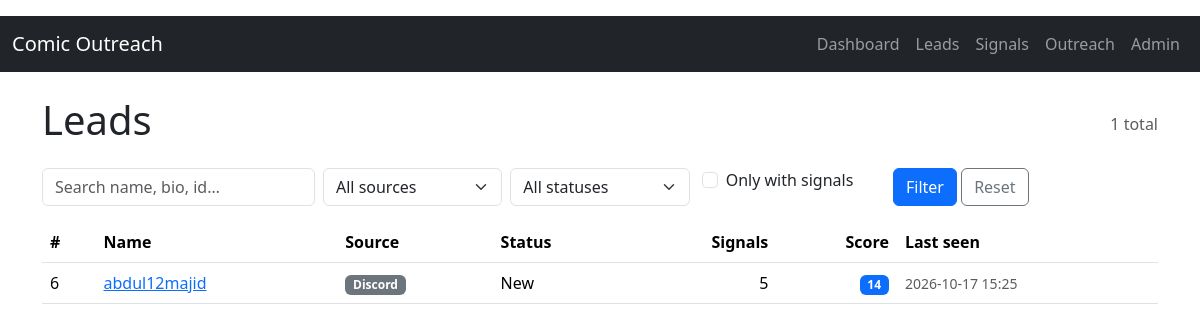
The page /leads/ on the database as committed earlier.
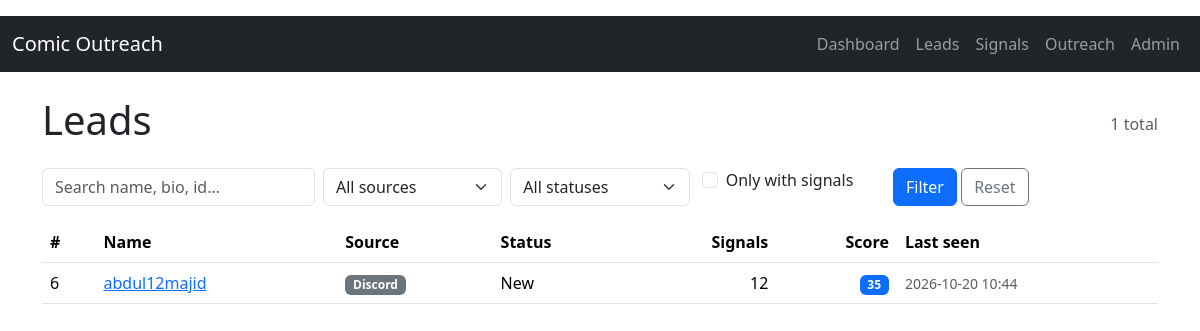
The same page on the database as committed later.
### core/models.py (models this page shows, shortened)
class Lead(models.Model):
    source = models.CharField(max_length=32, choices=Source.choices, db_index=True)
    source_uid = models.CharField(max_length=255, db_index=True)
    source_url = models.URLField(blank=True)
    display_name = models.CharField(max_length=255, blank=True)
    headline = models.CharField(max_length=512, blank=True)
    bio = models.TextField(blank=True)
    notes = models.TextField(blank=True)
    status = models.CharField(
        max_length=32, choices=LeadStatus.choices, default=LeadStatus.NEW, db_index=True
    )
    signal_score = models.IntegerField(default=0, db_index=True)
    signal_count = models.IntegerField(default=0)
    raw_data = models.JSONField(default=dict, blank=True)
    first_seen_at = models.DateTimeField(default=timezone.now)
    last_seen_at = models.DateTimeField(default=timezone.now)
    created_at = models.DateTimeField(auto_now_add=True)
    updated_at = models.DateTimeField(auto_now=True)
    class Meta:
        unique_together = [("source", "source_uid")]
        indexes = [
            models.Index(fields=["source", "status"]),
            models.Index(fields=["-signal_score"]),
            models.Index(fields=["-last_seen_at"]),
        ]

### core/views.py (the view, shortened to what this page needs)
# urls.py: path("leads/", views.lead_list, name="lead_list"),
def lead_list(request):
    qs = Lead.objects.all().order_by("-signal_score", "-last_seen_at")
    source = request.GET.get("source")
    status = request.GET.get("status")
    has_signals = request.GET.get("has_signals")
    q = request.GET.get("q", "").strip()
    if source:
        qs = qs.filter(source=source)
    if status:
        qs = qs.filter(status=status)
    if has_signals == "1":
        qs = qs.filter(signal_count__gt=0)
    page = _paginate(request, qs, per_page=25)
    context = {
        "page": page,
        "sources": Source.choices,
        "statuses": LeadStatus.choices,
        "current_source": source or "",
        "current_status": status or "",
        "current_has_signals": has_signals or "",
        "q": q,
    }
    return render(request, "core/lead_list.html", context)

### core/views.py (called while the page is built)
def _paginate(request, queryset, per_page=25):
    paginator = Paginator(queryset, per_page)
    page_number = request.GET.get("page") or 1
    return paginator.get_page(page_number)

### templates/core/lead_list.html (shortened to what this page needs)
{% extends "base.html" %}
{% block content %}
<div class="d-flex justify-content-between align-items-center mb-3">
  <h1>Leads</h1>
  <span class="text-muted">{{ page.paginator.count }} total</span>
</div>
<form method="get" class="row g-2 mb-3">
  <div class="col-md-3">
    <input type="text" name="q" value="{{ q }}" class="form-control" placeholder="Search name, bio, id…">
  </div>
  <div class="col-md-2">
    <select name="source" class="form-select">
      <option value="">All sources</option>
    </select>
  </div>
  <div class="col-md-2">
    <select name="status" class="form-select">
      <option value="">All statuses</option>
    </select>
  </div>
  <div class="col-md-2 form-check ms-2 mt-2">
    <input type="checkbox" name="has_signals" value="1" class="form-check-input" id="hasSignals"
           {% if current_has_signals == "1" %}checked{% endif %}>
    <label class="form-check-label" for="hasSignals">Only with signals</label>
  </div>
  <div class="col-md-2">
    <button class="btn btn-primary">Filter</button>
    <a href="{% url 'core:lead_list' %}" class="btn btn-outline-secondary">Reset</a>
  </div>
</form>
<div class="table-responsive">
<table class="table table-hover align-middle">
  <thead>
    <tr>
      <th>#</th>
      <th>Name</th>
      <th>Source</th>
      <th>Status</th>
      <th class="text-end">Signals</th>
      <th class="text-end">Score</th>
      <th>Last seen</th>
    </tr>
  </thead>
  <tbody>
    {% for lead in page %}
    <tr>
      <td>{{ lead.pk }}</td>
      <td><a href="{% url 'core:lead_detail' lead.pk %}">{{ lead.display_name|default:lead.source_uid }}</a></td>
      <td><span class="badge bg-secondary">{{ lead.get_source_display }}</span></td>
      <td>{{ lead.get_status_display }}</td>
      <td class="text-end">{{ lead.signal_count }}</td>
      <td class="text-end"><span class="badge bg-primary">{{ lead.signal_score }}</span></td>
      <td><small class="text-muted">{{ lead.last_seen_at|date:"Y-m-d H:i" }}</small></td>
    </tr>
    {% empty %}
    <tr><td colspan="7" class="text-muted text-center py-4">No leads match these filters.</td></tr>
    {% endfor %}
  </tbody>
</table>
</div>
{% endblock %}

Rows that differ between the two databases and show on the page:
changed Lead "abdul12majid": signal_count "5" → "12"; signal_score "14" → "35"; last_seen_at "2026-10-17 15:25" → "2026-10-20 10:44"
